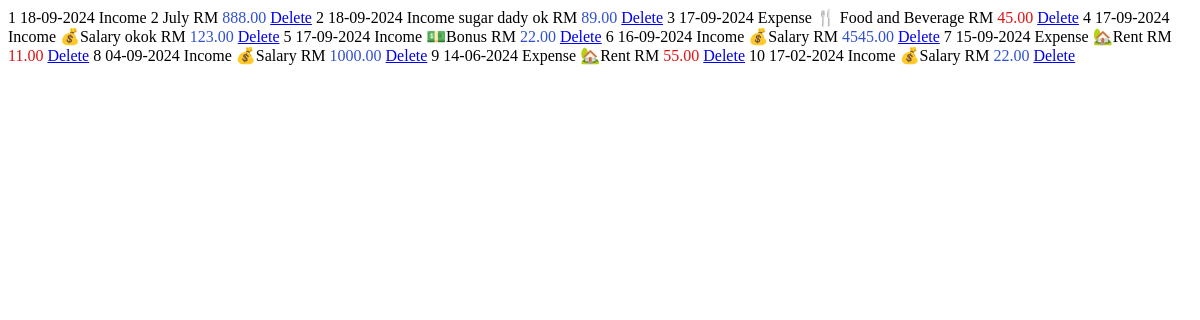
Before: /default_table with the older database file.
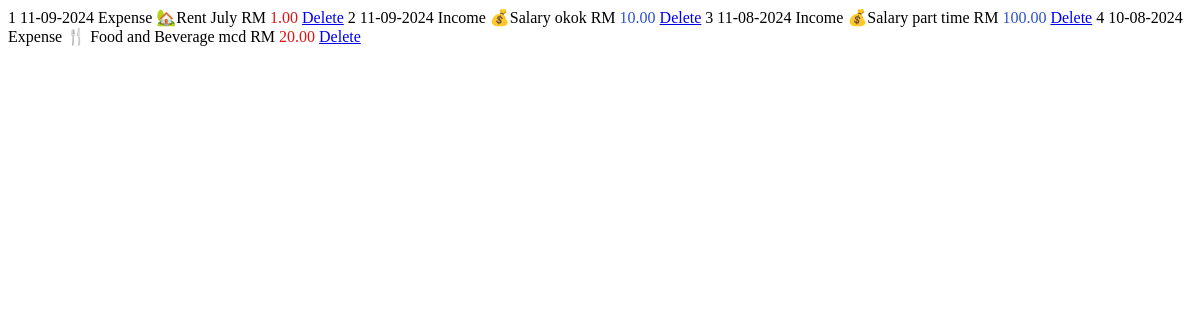
After: the same page with the newer database file.
### application/models.py (models this page shows, shortened)
class add_incomes(db.Model):
    id = db.Column(db.Integer, primary_key=True)
    amount = db.Column(db.Double, nullable=False)
    category = db.Column(db.String(30),nullable=False)
    date = db.Column(db.DateTime, nullable=False)
    type = db.Column(db.String(10), nullable=False, default= 'Income')
    nota = db.Column(db.String(15))

class add_expenses(db.Model):
    id = db.Column(db.Integer, primary_key=True)
    amount = db.Column(db.Double, nullable=False)
    category = db.Column(db.String(30),nullable=False)
    date = db.Column(db.DateTime, nullable=False)
    type = db.Column(db.String(10), nullable=False, default= 'Expense')
    nota = db.Column(db.String(15))

### application/routes.py (the view)
@app.route('/default_table')
def default_table():
    expenses = add_expenses.query.order_by(add_expenses.date.desc()).all()
    incomes = add_incomes.query.order_by(add_incomes.date.desc()).all()
    entries = combine_table(expenses,incomes)
    return render_template('default_table.html', entries=entries)

### application/routes.py (called while the page is built)
def combine_table(expenses,incomes):
    entries = []
    for expense in expenses:
        entries.append({
            'id': expense.id,
            'date': expense.date,
            'type': expense.type,
            'category': expense.category,  # Assuming a category field exists
            'amount': expense.amount,
            'nota': expense.nota
        })
    for income in incomes:
        entries.append({
            'id': income.id,
            'date': income.date,
            'type': income.type,
            'category': income.category,  # Assuming the source acts as a category
            'amount': income.amount,
            'nota': income.nota
        })
    entries.sort(key=lambda x: x['date'], reverse=True)
    return entries

### application/templates/default_table.html
{% for entry in entries %}
<tr>
    <th scope="row">{{loop.index}}</th>
    <td>{{entry.date.strftime("%d-%m-%Y")}}</td>
    <td>{{entry.type}}</td>
    <td>{{entry.category }}</td>
    <td>{{entry.nota }}</td>
    {% if entry.type == 'Expense' %}
    <td class="amount-field">RM <span style="color: rgb(223, 20, 20);">{{ "{:.2f}".format(entry.amount) }}</span></td>
    {% else %}
    <td class="amount-field">RM <span style="color: rgb(49, 81, 207);">{{ "{:.2f}".format(entry.amount) }}</span></td>
    {% endif %}
    <td><a href="{{ url_for('delete', entry_id = entry.id, entry_type=entry.type, entry_amount=entry.amount, entry_date=entry.date.strftime('%Y-%m-%d %H:%M:%S'), next=url_for('index'), type=entry.type ) }}"  class="btn btn-outline-danger btn-sm">Delete</a></td>
</tr>
{% endfor %}

Changed rows visible on the page:
removed add_incomes: date "18-09-2024", type "Income", category "2", nota "July", amount "888.00"
removed add_incomes: date "18-09-2024", type "Income", category "sugar dady", nota "ok", amount "89.00"
removed add_expenses: date "17-09-2024", type "Expense", category "🍴 Food and Beverage", amount "45.00"
removed add_incomes: date "17-09-2024", type "Income", category "💰Salary", nota "okok", amount "123.00"
removed add_expenses: date "15-09-2024", type "Expense", category "🏡Rent", amount "11.00"
removed add_incomes: date "04-09-2024", type "Income", category "💰Salary", amount "1000.00"
removed add_expenses: date "14-06-2024", type "Expense", category "🏡Rent", amount "55.00"
removed add_incomes: date "17-02-2024", type "Income", category "💰Salary", amount "22.00"
added add_expenses: date "11-09-2024", type "Expense", category "🏡Rent", nota "July", amount "1.00"
changed add_incomes: date "16-09-2024" → "11-09-2024"; nota (not shown) → "okok"; amount "4545.00" → "10.00"; moves up the list
changed add_incomes: date "17-09-2024" → "11-08-2024"; category "💵Bonus" → "💰Salary"; nota (not shown) → "part time"; amount "22.00" → "100.00"
added add_expenses: date "10-08-2024", type "Expense", category "🍴 Food and Beverage", nota "mcd", amount "20.00"
